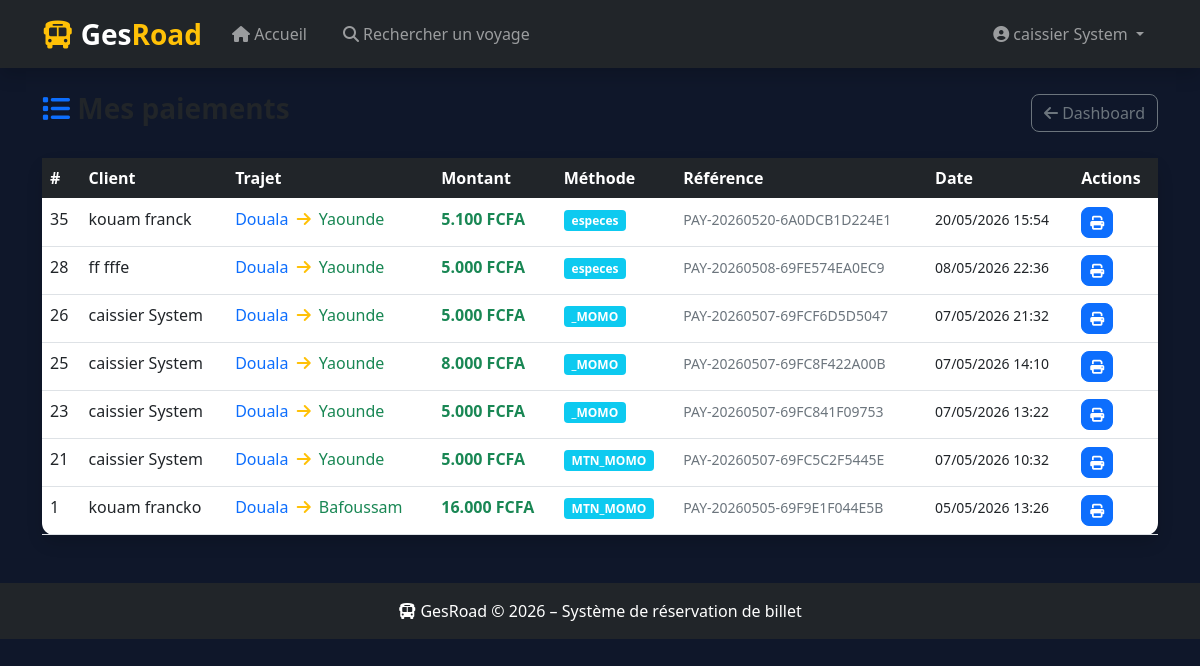
Screenshot of /index.php?controller=caissier&action=listePaiements (signed in) with the database file from the repository.
### tables this page shows
CREATE TABLE `paiement` (
  `id` int(11) NOT NULL AUTO_INCREMENT,
  `reservation_id` int(11) DEFAULT NULL,
  `montant` float DEFAULT NULL,
  `methode` varchar(254) DEFAULT NULL,
  `statut` int(11) DEFAULT 0,
  `referencetransaction` varchar(254) DEFAULT NULL,
  `datepaiement` datetime DEFAULT NULL,
  `caissier_id` int(11) DEFAULT NULL,
  PRIMARY KEY (`id`),
  KEY `FK_Association_9` (`reservation_id`),
  KEY `caissier_id` (`caissier_id`),
  CONSTRAINT `FK_Association_9` FOREIGN KEY (`reservation_id`) REFERENCES `reservation` (`id`),
  CONSTRAINT `paiement_ibfk_1` FOREIGN KEY (`caissier_id`) REFERENCES `user` (`id`)
);

CREATE TABLE `trajet` (
  `id` int(11) NOT NULL AUTO_INCREMENT,
  `villedepart` varchar(254) DEFAULT NULL,
  `villearrive` varchar(254) DEFAULT NULL,
  `distance` float DEFAULT NULL,
  `duree` varchar(254) DEFAULT NULL,
  PRIMARY KEY (`id`)
);

### controllers/caissiercontrollers.php (called while the page is built, shortened)
<?php
class CaissierController {
    private $pdo;
    public function __construct($pdo) {
        $this->pdo         = $pdo;
    }
    public function listePaiements() {
        $stmt = $this->pdo->prepare("
            SELECT
                p.id,
                p.montant,
                p.reservation_id,
                p.methode,
                p.statut,
                p.referencetransaction,
                p.datepaiement,
                CONCAT(u.nom,' ',u.prenom) AS client,
                t.villedepart,
                t.villearrive,
                v.dateheuredepart
            FROM paiement p
            JOIN reservation r       ON r.id  = p.reservation_id
            JOIN user u              ON u.id  = r.user_id
            JOIN voyage v            ON v.id  = r.voyage_id
            JOIN trajet_chauffeur tc ON tc.id = v.trajetchauffeur_id
            JOIN trajet t            ON t.id  = tc.trajet_id
            WHERE p.caissier_id = ?
            ORDER BY p.datepaiement DESC
        ");
        $stmt->execute([$_SESSION['user_id']]);
        $paiements = $stmt->fetchAll(PDO::FETCH_ASSOC);
        require_once VIEWS . '/caissier/liste_paiements.php';
    }
}
?>

### views/caissier/liste_paiements.php (the view, shortened to what this page needs)
<?php include ROOT . '/views/layout.php'; ?>
<div class="d-flex justify-content-between align-items-center mb-4">
    <h3 class="fw-bold">
        <i class="fas fa-list text-primary"></i> Mes paiements
    </h3>
    <a href="<?= BASE_URL ?>/index.php?controller=caissier&action=dashboard"
       class="btn btn-outline-secondary">
        <i class="fas fa-arrow-left"></i> Dashboard
    </a>
</div>
<div class="card shadow border-0">
    <div class="card-body p-0">
        <div class="table-responsive">
            <table class="table table-hover mb-0">
                <thead class="table-dark">
                    <tr>
                        <th>#</th>
                        <th>Client</th>
                        <th>Trajet</th>
                        <th>Montant</th>
                        <th>Méthode</th>
                        <th>Référence</th>
                        <th>Date</th>
                        <th>Actions</th>
                    </tr>
                </thead>
                <tbody>
                    <?php if (!empty($paiements)): ?>
                        <?php foreach ($paiements as $p): ?>
                            <tr>
                                <td><?= $p['id'] ?></td>
                                <td><?= $p['client'] ?></td>
                                <td>
                                    <span class="text-primary"><?= $p['villedepart'] ?></span>
                                    <i class="fas fa-arrow-right text-warning mx-1"></i>
                                    <span class="text-success"><?= $p['villearrive'] ?></span>
                                </td>
                                <td class="fw-bold text-success">
                                    <?= number_format($p['montant'], 0, ',', '.') ?> FCFA
                                </td>
                                <td>
                                    <span class="badge bg-info"><?= $p['methode'] ?></span>
                                </td>
                                <td>
                                    <small class="text-muted"><?= $p['referencetransaction'] ?></small>
                                </td>
                                <td>
                                    <small><?= date('d/m/Y H:i', strtotime($p['datepaiement'])) ?></small>
                                </td>
                                <td>
                                    <a href="<?= BASE_URL ?>/index.php?controller=caissier&action=imprimerBillet&reservation_id=<?= $p['id'] ?>"
                                       class="btn btn-sm btn-primary">
                                        <i class="fas fa-print"></i>
                                    </a>
                                </td>
                            </tr>
                        <?php endforeach; ?>
                    <?php endif; ?>
                </tbody>
            </table>
        </div>
    </div>
</div>
<?php include ROOT . '/views/layout_footer.php'; ?>

### assets/css/style.css (style rules this page uses)
body { background-size: cover; background-position: center; background-repeat: no-repeat; transition: background-image 1s ease-in-out; }
html, body { height: 100%; margin: 0; background-color: #0f172a; }
.card { border-radius: 12px; border: none; }
.btn { border-radius: 8px; }

### rows the page displays
paiement: id "35", client "kouam franck", trajet.villedepart "Douala", trajet.villearrive "Yaounde", montant "5.100", methode "especes", referencetransaction "PAY-20260520-6A0DCB1D224E1", datepaiement "20/05/2026 15:54"
paiement: id "28", client "ff fffe", trajet.villedepart "Douala", trajet.villearrive "Yaounde", montant "5.000", methode "especes", referencetransaction "PAY-20260508-69FE574EA0EC9", datepaiement "08/05/2026 22:36"
paiement: id "26", client "caissier System", trajet.villedepart "Douala", trajet.villearrive "Yaounde", montant "5.000", methode "_MOMO", referencetransaction "PAY-20260507-69FCF6D5D5047", datepaiement "07/05/2026 21:32"
paiement: id "25", client "caissier System", trajet.villedepart "Douala", trajet.villearrive "Yaounde", montant "8.000", methode "_MOMO", referencetransaction "PAY-20260507-69FC8F422A00B", datepaiement "07/05/2026 14:10"
paiement: id "23", client "caissier System", trajet.villedepart "Douala", trajet.villearrive "Yaounde", montant "5.000", methode "_MOMO", referencetransaction "PAY-20260507-69FC841F09753", datepaiement "07/05/2026 13:22"
paiement: id "21", client "caissier System", trajet.villedepart "Douala", trajet.villearrive "Yaounde", montant "5.000", methode "MTN_MOMO", referencetransaction "PAY-20260507-69FC5C2F5445E", datepaiement "07/05/2026 10:32"
paiement: id "1", client "kouam francko", trajet.villedepart "Douala", trajet.villearrive "Bafoussam", montant "16.000", methode "MTN_MOMO", referencetransaction "PAY-20260505-69F9E1F044E5B", datepaiement "05/05/2026 13:26"

### other values shown
$_SESSION['user_nom'] "caissier"
$_SESSION['user_prenom'] "System"
